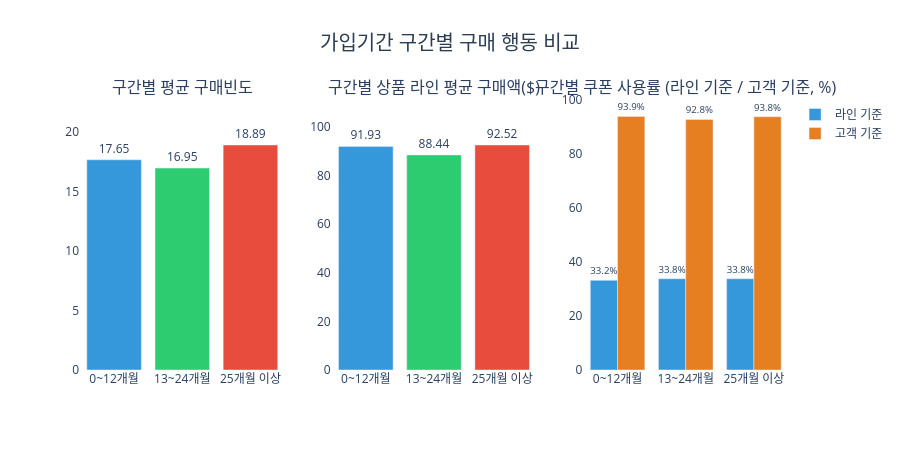

The cell this chart's notebook holds for it:
### Code cell
fig = make_subplots(
    rows=1, cols=3,
    subplot_titles=['구간별 평균 구매빈도', '구간별 상품 라인 평균 구매액($)', '구간별 쿠폰 사용률 (라인 기준 / 고객 기준, %)']
)

color = ['#3498db', '#2ecc71', '#e74c3c']

fig.add_trace(go.Bar(
    x=tenure['가입기간_구간'], y=tenure['구매빈도'],
    marker_color=color, text=tenure['구매빈도'], textposition='outside',
    showlegend=False
), row=1, col=1)

fig.add_trace(go.Bar(
    x=tenure['가입기간_구간'], y=tenure['평균구매액'],
    marker_color=color, text=tenure['평균구매액'], textposition='outside',
    showlegend=False
), row=1, col=2)

fig.add_trace(go.Bar(
    x=tenure['가입기간_구간'], y=tenure['쿠폰사용률'],
    marker_color='#3498db', name='라인 기준',
    text=tenure['쿠폰사용률'].astype(str) + '%', textposition='outside'
), row=1, col=3)

fig.add_trace(go.Bar(
    x=tenure['가입기간_구간'], y=tenure['쿠폰사용고객비율'],
    marker_color='#e67e22', name='고객 기준',
    text=tenure['쿠폰사용고객비율'].astype(str) + '%', textposition='outside'
), row=1, col=3)

fig.update_layout(
    title=dict(text='가입기간 구간별 구매 행동 비교', x=0.5, xanchor='center',
               font=dict(size=20, color='#2c3e50')),
    plot_bgcolor='white',
    barmode='group',
    legend=dict(orientation='v', x=1.01, y=1),
    height=450
)

fig.update_yaxes(range=[0, tenure['구매빈도'].max() * 1.2], row=1, col=1)
fig.update_yaxes(range=[0, tenure['평균구매액'].max() * 1.2], row=1, col=2)
fig.update_yaxes(range=[0, 100], row=1, col=3)

fig.show()

### Figure 1 — Plotly figure (JSON) as saved in the notebook; plotly's stock layout.template omitted (floating-point values rounded to 4 significant figures)
{"data": [{"marker": {"color": ["#3498db", "#2ecc71", "#e74c3c"]}, "showlegend": false, "text": [17.65, 16.95, 18.89], "textposition": "outside", "type": "bar", "x": ["0~12개월", "13~24개월", "25개월 이상"], "xaxis": "x", "y": [17.65, 16.95, 18.89], "yaxis": "y"}, {"marker": {"color": ["#3498db", "#2ecc71", "#e74c3c"]}, "showlegend": false, "text": [91.93, 88.44, 92.52], "textposition": "outside", "type": "bar", "x": ["0~12개월", "13~24개월", "25개월 이상"], "xaxis": "x2", "y": [91.93, 88.44, 92.52], "yaxis": "y2"}, {"marker": {"color": "#3498db"}, "name": "라인 기준", "text": ["33.2%", "33.8%", "33.8%"], "textposition": "outside", "type": "bar", "x": ["0~12개월", "13~24개월", "25개월 이상"], "xaxis": "x3", "y": [33.2, 33.8, 33.8], "yaxis": "y3"}, {"marker": {"color": "#e67e22"}, "name": "고객 기준", "text": ["93.9%", "92.8%", "93.8%"], "textposition": "outside", "type": "bar", "x": ["0~12개월", "13~24개월", "25개월 이상"], "xaxis": "x3", "y": [93.9, 92.8, 93.8], "yaxis": "y3"}], "layout": {"annotations": [{"font": {"size": 16}, "showarrow": false, "text": "구간별 평균 구매빈도", "x": 0.1444, "xanchor": "center", "xref": "paper", "y": 1.0, "yanchor": "bottom", "yref": "paper"}, {"font": {"size": 16}, "showarrow": false, "text": "구간별 상품 라인 평균 구매액($)", "x": 0.5, "xanchor": "center", "xref": "paper", "y": 1.0, "yanchor": "bottom", "yref": "paper"}, {"font": {"size": 16}, "showarrow": false, "text": "구간별 쿠폰 사용률 (라인 기준 / 고객 기준, %)", "x": 0.8556, "xanchor": "center", "xref": "paper", "y": 1.0, "yanchor": "bottom", "yref": "paper"}], "barmode": "group", "height": 450, "legend": {"orientation": "v", "x": 1.01, "y": 1}, "plot_bgcolor": "white", "title": {"font": {"color": "#2c3e50", "size": 20}, "text": "가입기간 구간별 구매 행동 비교", "x": 0.5, "xanchor": "center"}, "xaxis": {"anchor": "y", "domain": [0.0, 0.2889]}, "xaxis2": {"anchor": "y2", "domain": [0.3556, 0.6444]}, "xaxis3": {"anchor": "y3", "domain": [0.7111, 1.0]}, "yaxis": {"anchor": "x", "domain": [0.0, 1.0], "range": [0, 22.67]}, "yaxis2": {"anchor": "x2", "domain": [0.0, 1.0], "range": [0, 111.0]}, "yaxis3": {"anchor": "x3", "domain": [0.0, 1.0], "range": [0, 100]}}}
